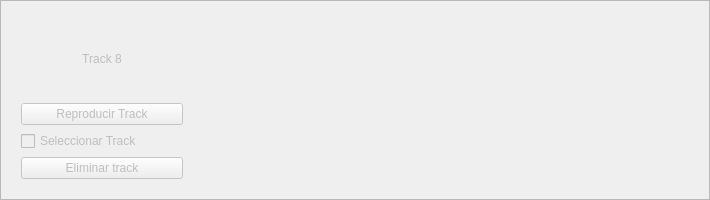
       <widget class="QFrame" name="trackui8">
        <property name="enabled">
         <bool>false</bool>
        </property>
        <property name="minimumSize">
         <size>
          <width>0</width>
          <height>200</height>
         </size>
        </property>
        <property name="frameShape">
         <enum>QFrame::StyledPanel</enum>
        </property>
        <property name="frameShadow">
         <enum>QFrame::Raised</enum>
        </property>
        <layout class="QHBoxLayout" name="horizontalLayout_8">
         <item>
          <widget class="QWidget" name="trackpanel8" native="true">
           <property name="minimumSize">
            <size>
             <width>180</width>
             <height>0</height>
            </size>
           </property>
           <property name="maximumSize">
            <size>
             <width>16777215</width>
             <height>16777215</height>
            </size>
           </property>
           <layout class="QGridLayout" name="gridLayout_10">
            <item row="2" column="0">
             <widget class="QCheckBox" name="track8_checkbox">
              <property name="text">
               <string>Seleccionar Track</string>
              </property>
             </widget>
            </item>
            <item row="3" column="0">
             <widget class="QPushButton" name="Eliminar_track8">
              <property name="text">
               <string>Eliminar track</string>
              </property>
             </widget>
            </item>
            <item row="0" column="0">
             <widget class="QLabel" name="label_12">
              <property name="text">
               <string>Track 8</string>
              </property>
              <property name="alignment">
               <set>Qt::AlignCenter</set>
              </property>
             </widget>
            </item>
            <item row="1" column="0">
             <widget class="QPushButton" name="Reproducir_track8">
              <property name="text">
               <string>Reproducir Track</string>
              </property>
             </widget>
            </item>
           </layout>
          </widget>
         </item>
         <item>
          <widget class="MplWidget" name="tracktimeline8" native="true">
           <property name="minimumSize">
            <size>
             <width>500</width>
             <height>0</height>
            </size>
           </property>
          </widget>
         </item>
        </layout>
       </widget>
